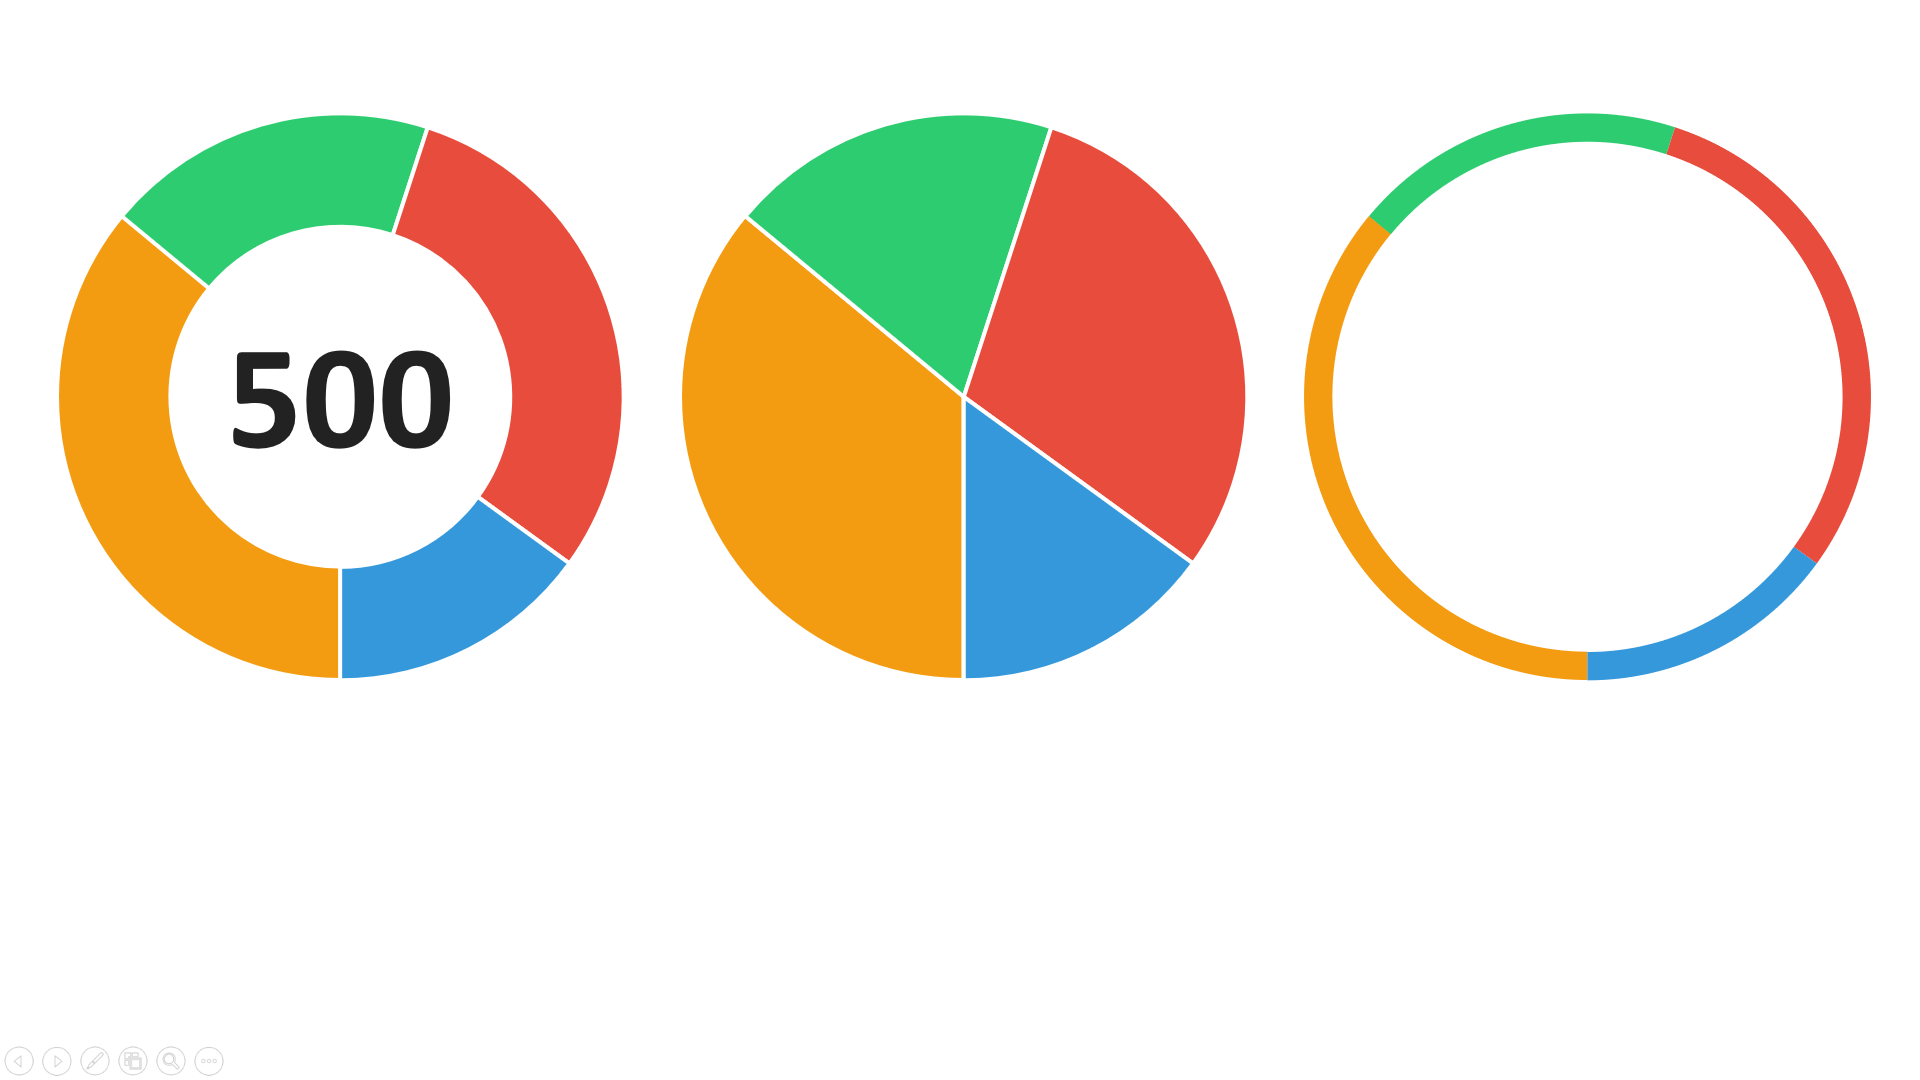

Write Python code to recreate this figure.
from pptx_shapes import Presentation
from pptx_shapes.charts.donut import DonutChart, DonutChartConfig, GapConfig, LabelConfig
from pptx_shapes.shapes import Group


def main() -> None:
    x0, y0 = 1, 2
    gap = 1

    configs = [
        DonutChartConfig(inner_radius=3, outer_radius=5, gap=GapConfig(thickness=2), label=LabelConfig(size=75)),
        DonutChartConfig(inner_radius=0, outer_radius=5, gap=GapConfig(thickness=2), label=None),
        DonutChartConfig(inner_radius=4.5, outer_radius=5, gap=None, label=None),
    ]

    data = [
        {"value": 180, "color": "#f39c12"},
        {"value": 95, "color": "#2ecc71"},
        {"value": 150, "color": "#e74c3c"},
        {"value": 75, "color": "#3498db"}
    ]

    with Presentation(presentation_path="../empty.pptx") as presentation:
        for i, config in enumerate(configs):
            chart = DonutChart(config=config)
            presentation.add(shape=Group(chart.render(data=data, x=x0 + i * (gap + chart.size), y=y0)))

        presentation.save("donut_chart.pptx")


if __name__ == "__main__":
    main()
